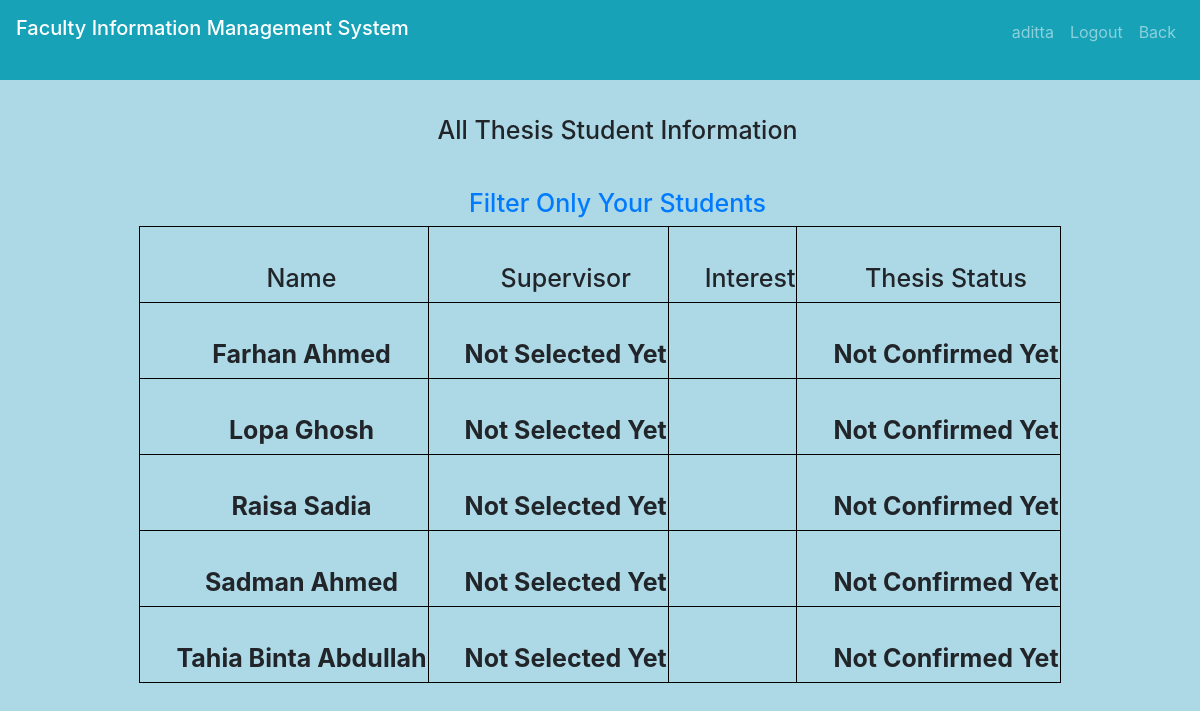
/pendingThesis.php (signed in), run on the app's committed database.
### tables this page shows
CREATE TABLE `student_information` (
  `id` varchar(244) NOT NULL,
  `name` varchar(244) NOT NULL,
  `student_id` varchar(244) NOT NULL,
  `credits` varchar(244) NOT NULL,
  `dep` varchar(244) NOT NULL,
  `cgpa` varchar(244) NOT NULL,
  `dob` date NOT NULL,
  `supervisor` varchar(255) DEFAULT NULL,
  `thesis_status` varchar(255) DEFAULT NULL,
  `interest` varchar(255) DEFAULT NULL
);

### pendingThesis.php (the view, shortened to what this page needs)
<?php include("header1.php"); ?>
<!DOCTYPE html>
<body>
    <body style='background-color: #ADD8E6'>
        <nav class="navbar navbar-expand-sm bg-info navbar-dark">
                <?php
                include("includes/connection.php");
                ?>
        </nav>
        <h3 style="text-align:center;padding-left:35px;padding-top:35px;color: black#A9A9A9;font-size:25px;">All Thesis Student Information</h3>
        <h4 style="text-align:center;padding-left:35px;padding-top:35px;color: black#A9A9A9;font-size:25px;"><a href="pendingYourThesis.php">Filter Only Your Students</a></h4>
        <table class="center">
            <tr>
                <th>
                    <h2 style="text-align:center;padding-left:35px;padding-top:35px;color: black#A9A9A9;font-size:25px;">Name</h3>
                </th>
                <th>
                    <h2 style="text-align:center;padding-left:35px;padding-top:35px;color: black#A9A9A9;font-size:25px;">Supervisor</h3>
                </th>
                <th>
                    <h2 style="text-align:center;padding-left:35px;padding-top:35px;color: black#A9A9A9;font-size:25px;">Interest</h3>
                </th>
                <th>
                    <h2 style="text-align:center;padding-left:35px;padding-top:35px;color: black#A9A9A9;font-size:25px;">Thesis Status</h3>
                </th>
            </tr>
            <?php
            $query_run = mysqli_query($connect, "select * from student_information where thesis_status='' or thesis_status is NULL or thesis_status like '%no%'");
            while ($data = mysqli_fetch_array($query_run)) {
            ?>
                <tr>
                    <?php
                    $t = $data['thesis_status'];
                    $s = $data['supervisor'];
                    if ($t == "" || $t == Null || $t == 'no') {
                        $t = "Not Confirmed Yet";
                    } else {
                        $t = "Confirmed";
                    }
                    if ($s == "" || $s == Null) {
                        $s = "Not Selected Yet";
                    }
                    ?>
                    <th>
                        <h3 style="text-align:center;padding-left:35px;padding-top:35px;color: black#A9A9A9;font-size:25px;"><?php echo "<b>" . $data['name'] . "</b>" ?></h3>
                    </th>
                    <th>
                        <h3 style="text-align:center;padding-left:35px;padding-top:35px;color: black#A9A9A9;font-size:25px;"><?php echo "<b>" . $s . "</b>" ?></h3>
                    </th>
                    <th>
                        <h3 style="text-align:center;padding-left:35px;padding-top:35px;color: black#A9A9A9;font-size:25px;"><?php echo "<b>" . $data['interest'] . "</b>" ?></h3>
                    </th>
                    <th>
                        <h3 style="text-align:center;padding-left:35px;padding-top:35px;color: black#A9A9A9;font-size:25px;"><?php echo "<b>" . $t . "</b>" ?></h3>
                    </th>
                </tr>
            <?php
            }
            ?>
        </table>
    </body>
    </html>

### pendingThesis.php (style rules this page uses)
table, th, td { border: 1px solid black; }
.center { margin-left: auto; margin-right: auto; }

### data on the page
student_information: name "Farhan Ahmed", s "Not Selected Yet", t "Not Confirmed Yet"
student_information: name "Lopa Ghosh", s "Not Selected Yet", t "Not Confirmed Yet"
student_information: name "Raisa Sadia", s "Not Selected Yet", t "Not Confirmed Yet"
student_information: name "Sadman Ahmed", s "Not Selected Yet", t "Not Confirmed Yet"
student_information: name "Tahia Binta Abdullah", s "Not Selected Yet", t "Not Confirmed Yet"

### other printed values
$_SESSION['FacultyLoginId'] "aditta"
